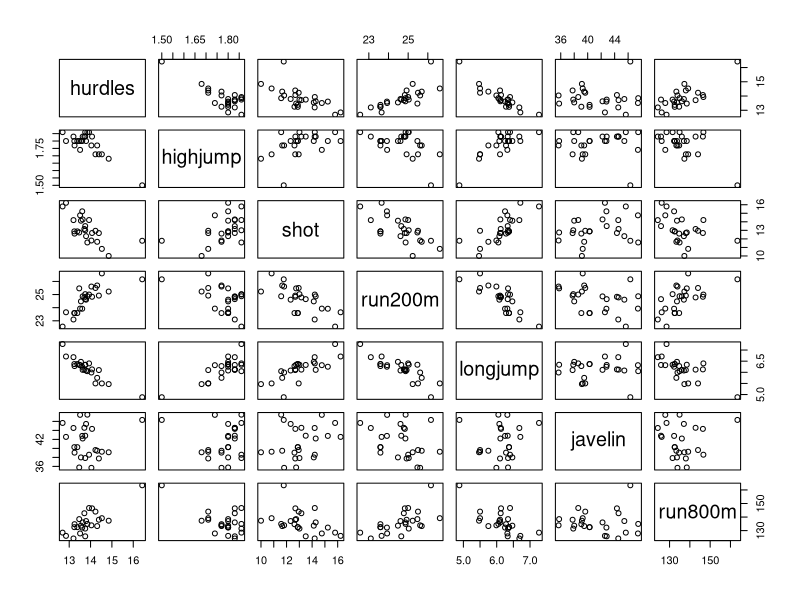
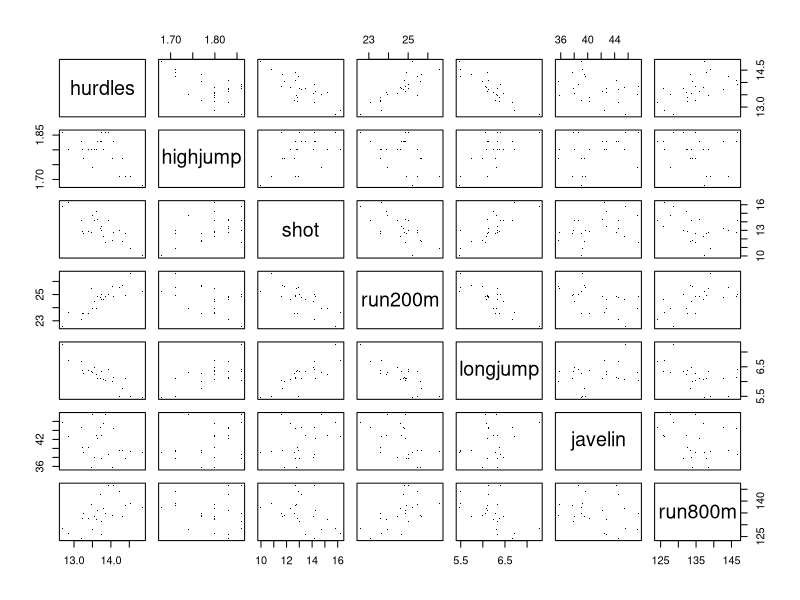
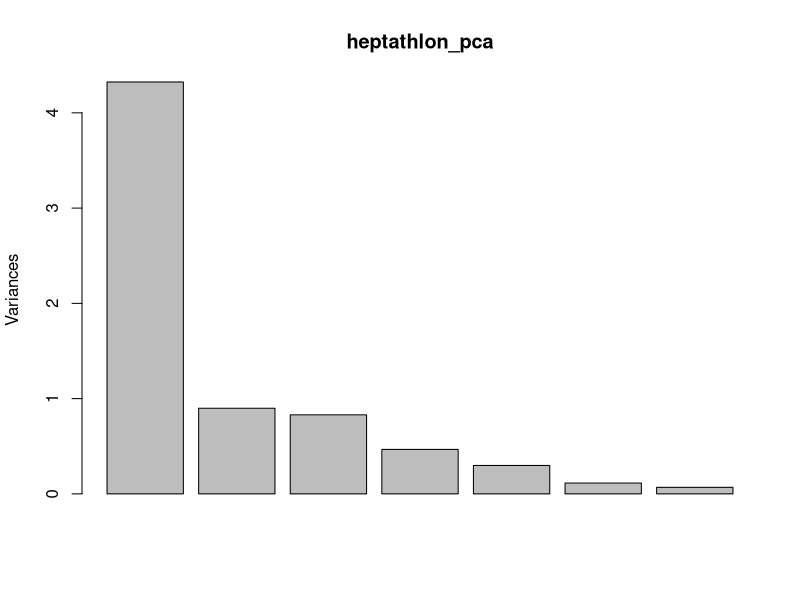
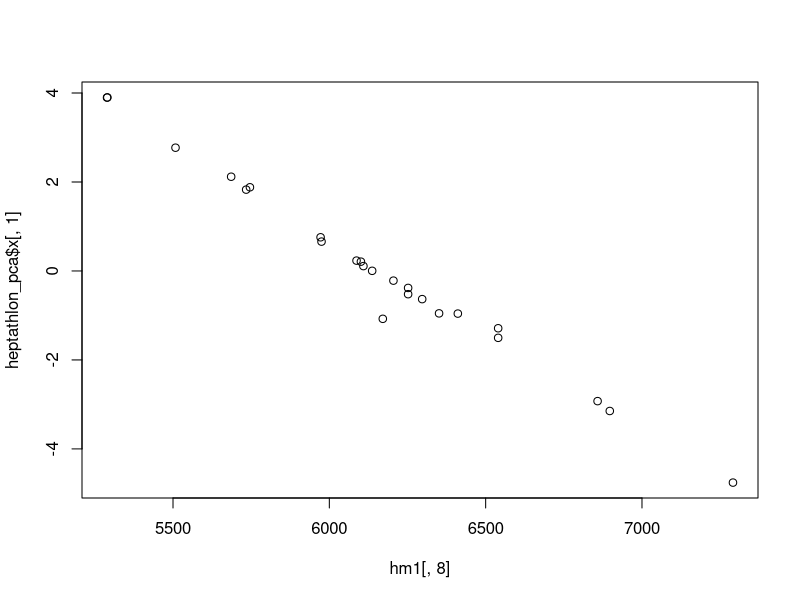

Source code (R) for these figures, in order:
heptathlon=matrix(c(12.69,12.85,13.20,13.61,13.51,13.75,13.38,13.55,13.63,13.25,13.75,13.24,13.85,13.71,13.79,13.93,13.47,14.07,14.39,14.04,14.31,14.23,14.85,14.53,16.42,1.86,1.80,1.83,1.80,1.74,1.83,1.80,1.80,1.83,1.77,1.86,1.80,1.86,1.83,1.80,1.86,1.80,1.83,1.71,1.77,1.77,1.71,1.68,1.71,1.50,15.80,16.23,14.20,15.23,14.76,13.50,12.88,14.13,14.28,12.62,13.01,12.88,11.58,13.16,12.32,14.21,12.75,12.69,12.68,11.81,11.66,12.95,10,10.83,11.78,22.56,23.65,23.10,23.92,23.93,24.65,23.59,24.48,24.86,23.59,25.03,23.59,24.87,24.78,24.61,25,25.47,24.83,24.92,25.61,25.69,25.50,25.23,26.61,26.16,7.27,6.71,6.68,6.25,6.32,6.33,6.37,6.47,6.11,6.28,6.34,6.37,6.05,6.12,6.08,6.40,6.34,6.13,6.10,5.99,5.75,5.50,5.47,5.50,4.88,45.66,42.56,44.54,42.78,47.46,42.82,40.28,38,42.20,39.06,37.86,40.28,47.50,44.58,45.44,38.60,35.76,44.34,37.76,35.68,39.48,39.64,39.14,39.26,46.33,128.51,126.12,124.20,132.24,127.90,125.79,132.54,133.65,136.05,134.74,131.49,132.54,134.93,142.82,137.06,146.67,138.48,146.43,138.02,133.90,133.35,144.02,137.30,139.17,163.43,7291,6897,6858,6540,6540,6411,6351,6297,6252,6252,6205,6171,6137,6109,6101,6087,5975,5972,5746,5734,5686,5508,5290,5289,4566),25,8)
colnames(heptathlon)=c("hurdles","highjump","shot","run200m","longjump","javelin","run800m","score")
heptathlon
score <- which(colnames(heptathlon) == "score")
round(cor(heptathlon[,-score]), 2)
pairs(heptathlon[,-score])
heptathlon <- matrix(c(12.69,12.85,13.20,13.61,13.51,13.75,13.38,13.55,13.63,13.25,13.75,13.24,13.85,13.71,13.79,13.93,13.47,14.07,14.39,14.04,14.31,14.23,14.85,14.53,1.86,1.80,1.83,1.80,1.74,1.83,1.80,1.80,1.83,1.77,1.86,1.80,1.86,1.83,1.80,1.86,1.80,1.83,1.71,1.77,1.77,1.71,1.68,1.71,15.80,16.23,14.20,15.23,14.76,13.50,12.88,14.13,14.28,12.62,13.01,12.88,11.58,13.16,12.32,14.21,12.75,12.69,12.68,11.81,11.66,12.95,10,10.83,22.56,23.65,23.10,23.92,23.93,24.65,23.59,24.48,24.86,23.59,25.03,23.59,24.87,24.78,24.61,25,25.47,24.83,24.92,25.61,25.69,25.50,25.23,26.61,7.27,6.71,6.68,6.25,6.32,6.33,6.37,6.47,6.11,6.28,6.34,6.37,6.05,6.12,6.08,6.40,6.34,6.13,6.10,5.99,5.75,5.50,5.47,5.50,45.66,42.56,44.54,42.78,47.46,42.82,40.28,38,42.20,39.06,37.86,40.28,47.50,44.58,45.44,38.60,35.76,44.34,37.76,35.68,39.48,39.64,39.14,39.26,128.51,126.12,124.20,132.24,127.90,125.79,132.54,133.65,136.05,134.74,131.49,132.54,134.93,142.82,137.06,146.67,138.48,146.43,138.02,133.90,133.35,144.02,137.30,139.17,7291,6897,6858,6540,6540,6411,6351,6297,6252,6252,6205,6171,6137,6109,6101,6087,5975,5972,5746,5734,5686,5508,5290,5289),24,8)
colnames(heptathlon)=c("hurdles","highjump","shot","run200m","longjump","javelin","run800m","score")
heptathlon
score <- which(colnames(heptathlon) == "score")
round(cor(heptathlon[,-score]), 2)
heptathlon_pca <- prcomp(heptathlon[, -score], scale = TRUE)
print(heptathlon_pca)
pairs(heptathlon[,-score],pch=".",cex=1.5)
summary(heptathlon_pca)
a1 <- heptathlon_pca$rotation[,1]
a1
colMeans(heptathlon)
cov(heptathlon)
center <- heptathlon_pca$center
scale <- heptathlon_pca$scale
hm <- as.matrix(heptathlon[,-score])
hm
drop(scale(hm, center = center, scale = scale) %*%
 heptathlon_pca$rotation[,1])
predict(heptathlon_pca)[,1]
plot(heptathlon_pca)
hm1 <- as.matrix(heptathlon)
cor(hm1[,8],heptathlon_pca$x[,1])
plot(hm1[,8],heptathlon_pca$x[,1])

